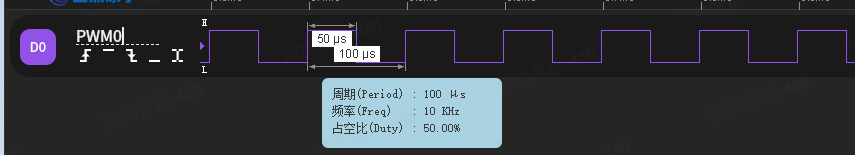
#> input picture examples/peripherals/pwm/PWM.png, 855 x 155 px
$ python -i tool_pixel_art_gen.py   (imports and definitions only)
#> lines starting #> are read from the running program, lines starting #| are printed output that depends on the picture
#!/usr/bin/env python3
# -*- coding: utf-8 -*-
"""
Pixel Art GIF/PNG to C Header Tool
Convert GIF/PNG images to C header files with RGB pixel data structures.
Resamples images to default 32x32 pixels (configurable).
"""

import os
import sys
from PIL import Image, ImageOps, ImageEnhance
import argparse


def sanitize_name(name):
    """Convert filename to valid C identifier"""
    # Replace invalid characters with underscore
    name = ''.join(c if c.isalnum() or c == '_' else '_' for c in name)
    # Ensure it doesn't start with a number
    if name and name[0].isdigit():
        name = '_' + name
    return name


def improved_resize(frame, target_width, target_height, resample_method='auto'):
    """
    Improved resize function with better edge handling and color preservation

    Args:
        frame: PIL Image to resize
        target_width: Target width
        target_height: Target height
        resample_method: Resampling method ('auto', 'box', 'lanczos', 'nearest', 'bicubic')

    Returns:
        Resized PIL Image
    """
    orig_width, orig_height = frame.size

    # Determine if we're upscaling or downscaling
    scale_x = target_width / orig_width
    scale_y = target_height / orig_height
    is_downscale = scale_x < 1.0 or scale_y < 1.0

    # Select resampling method
    if resample_method == 'auto':
        if is_downscale:
            # For downscaling, use BOX (area averaging) which reduces color shifts
            # BOX averages all pixels in the source area, better for pixel art
            resample = Image.Resampling.BOX
        else:
            # For upscaling, use LANCZOS for smooth results
            resample = Image.Resampling.LANCZOS
    elif resample_method == 'box':
        resample = Image.Resampling.BOX
    elif resample_method == 'lanczos':
        resample = Image.Resampling.LANCZOS
    elif resample_method == 'nearest':
        resample = Image.Resampling.NEAREST
    elif resample_method == 'bicubic':
        resample = Image.Resampling.BICUBIC
    else:
        resample = Image.Resampling.BOX

    # For very small downscales, use a two-pass approach to reduce artifacts
    # This helps prevent color bleeding at edges by doing a gradual downscale
    if is_downscale and (scale_x < 0.5 or scale_y < 0.5):
        # First pass: resize to intermediate size (2x target) to reduce color bleeding
        intermediate_w = max(target_width * 2, orig_width // 2)
        intermediate_h = max(target_height * 2, orig_height // 2)
        intermediate = frame.resize((intermediate_w, intermediate_h), Image.Resampling.BOX)
        # Second pass: final resize to target
        result = intermediate.resize((target_width, target_height), Image.Resampling.BOX)
    else:
        # Single pass resize
        result = frame.resize((target_width, target_height), resample)

    return result


def generate_c_header(image_path, output_header_path, output_image_path, width=32, height=32, resample_method='auto', invert=False, contrast=1.0, frame_reduction=0.0):
    """
    Convert image to C header file with RGB pixel data structures

    Args:
        image_path: Input image path (GIF or PNG)
        output_header_path: Output C header file path
        output_image_path: Output resampled image path
        width: Target width (default 32)
        height: Target height (default 32)
        resample_method: Resampling method ('auto', 'box', 'lanczos', 'nearest', 'bicubic')
        invert: Whether to invert colors before conversion (default False)
        contrast: Contrast factor (0.0 = no contrast, 1.0 = normal, 2.0 = high contrast, default 1.0)
        frame_reduction: Frame reduction percentage for animated GIFs (0.0 = keep all, 0.5 = keep 50%, 0.75 = keep 25%, default 0.0)
    """
#> called with output_header_path = 'out.png', output_image_path = 'out1.png', width = 32, height = 32, resample_method = 'auto', invert = False, contrast = 1, frame_reduction = 0
    try:
        # Open image
        img = Image.open(image_path)
#> img is the input picture: PIL image 855x155 RGBA; mean R, G, B, A 50.5, 53.3, 57.9, 255

        # Get base name for C identifiers
        base_name = os.path.splitext(os.path.basename(image_path))[0]
        var_name = sanitize_name(base_name)

        # Check if it's an animated GIF
        is_animated = getattr(img, 'is_animated', False)
#> is_animated = False
        frames = []
        original_frame_count = 0

        if is_animated:
            # Process frames (with optional reduction)
            frame_count = img.n_frames
            original_frame_count = frame_count

            # Calculate which frames to keep based on reduction percentage
            if frame_reduction > 0.0 and frame_reduction < 1.0:
                keep_percentage = 1.0 - frame_reduction
                frames_to_keep = max(1, int(frame_count * keep_percentage))
                # Evenly sample frames across the animation
                if frames_to_keep < frame_count:
                    step = frame_count / frames_to_keep
                    frame_indices = [int(i * step) for i in range(frames_to_keep)]
                    # Ensure we always include the last frame
                    if frame_indices[-1] != frame_count - 1:
                        frame_indices[-1] = frame_count - 1
                else:
                    frame_indices = list(range(frame_count))
            else:
                frame_indices = list(range(frame_count))

            for frame_idx in frame_indices:
                img.seek(frame_idx)
                # Convert to RGB (handles transparency properly)
                if img.mode in ('RGBA', 'LA', 'P'):
                    # Handle transparency: convert to RGB with white background
                    background = Image.new('RGB', img.size, (255, 255, 255))
                    if img.mode == 'P':
                        frame = img.convert('RGBA')
                    else:
                        frame = img
                    if frame.mode == 'RGBA':
                        background.paste(frame, mask=frame.split()[-1])  # Use alpha channel as mask
                        frame = background
                    else:
                        frame = frame.convert('RGB')
                else:
                    frame = img.convert('RGB')
                # Invert colors if requested (before contrast/resizing)
                if invert:
                    frame = ImageOps.invert(frame.convert('RGB'))
                # Apply contrast adjustment if not 1.0 (before resizing)
                if contrast != 1.0:
                    enhancer = ImageEnhance.Contrast(frame)
                    frame = enhancer.enhance(contrast)
                # Use improved resize with better edge handling
                frame = improved_resize(frame, width, height, resample_method)
                frames.append(frame)
        else:
            # Single frame
            # Convert to RGB (handles transparency properly)
            if img.mode in ('RGBA', 'LA', 'P'):
                # Handle transparency: convert to RGB with white background
                background = Image.new('RGB', img.size, (255, 255, 255))
#> background: PIL image 855x155 RGB; every value is 255
                if img.mode == 'P':
                    frame = img.convert('RGBA')
                else:
                    frame = img
                if frame.mode == 'RGBA':
                    background.paste(frame, mask=frame.split()[-1])  # Use alpha channel as mask
                    frame = background
                else:
                    frame = frame.convert('RGB')
            else:
                frame = img.convert('RGB')
            # Invert colors if requested (before contrast/resizing)
            if invert:
                frame = ImageOps.invert(frame.convert('RGB'))
            # Apply contrast adjustment if not 1.0 (before resizing)
            if contrast != 1.0:
                enhancer = ImageEnhance.Contrast(frame)
                frame = enhancer.enhance(contrast)
            # Use improved resize with better edge handling
            frame = improved_resize(frame, width, height, resample_method)
#> in improved_resize, `intermediate = frame.resize((intermediate_w, intermediate_h), Image.Re..`:
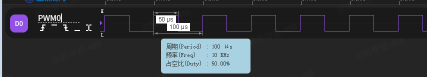
#> intermediate: PIL image 427x77 RGB; mean R, G, B 50.6, 53.3, 57.9
#> in improved_resize, `result = intermediate.resize((target_width, target_height), Image.Resa..`:
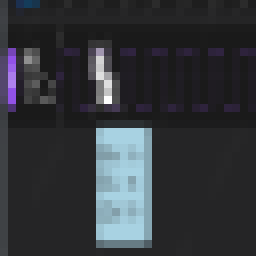
#> result: PIL image 32x32 RGB (shown 8 times larger); mean R, G, B 50.6, 53.5, 57.9
            frames.append(frame)

        # Save resampled image(s)
        if is_animated:
            # Save as animated GIF
            frames[0].save(
                output_image_path,
                save_all=True,
                append_images=frames[1:],
                duration=img.info.get('duration', 100),
                loop=img.info.get('loop', 0)
            )
        else:
            # Save as PNG
            output_image_path = output_image_path.replace('.gif', '.png')
            frames[0].save(output_image_path)

        # Generate C header file
        header_guard = f"__{var_name.upper()}_H__"

        c_code = f"""/**
 * @file {os.path.basename(output_header_path)}
 * @brief Pixel art data for {base_name}
 * @note Generated from {os.path.basename(image_path)}
 * @note Image size: {width}x{height} pixels
 */

#ifndef {header_guard}
#define {header_guard}

#include "../pixel_art_types.h"

#ifdef __cplusplus
extern "C" {{
#endif

"""

        # Generate pixel data for each frame
        if is_animated:
            c_code += f"#define {var_name.upper()}_FRAME_COUNT {len(frames)}\n\n"

            # Generate data for each frame
            for frame_idx, frame in enumerate(frames):
                pixels = list(frame.getdata())
                array_name = f"{var_name}_frame_{frame_idx}_data"

                c_code += f"// Frame {frame_idx} pixel data\n"
                c_code += f"static const pixel_rgb_t {array_name}[{width * height}] = {{\n"

                # Format pixels: 5 pixels per line (matching reference format)
                for i in range(0, len(pixels), 5):
                    line_pixels = pixels[i:i+5]
                    pixel_strs = [f"{{0x{r:02X}, 0x{g:02X}, 0x{b:02X}}}" for r, g, b in line_pixels]
                    c_code += "    " + ", ".join(pixel_strs)
                    if i + 5 < len(pixels):
                        c_code += ","
                    c_code += "\n"

                c_code += "};\n\n"

            # Generate frame array
            c_code += f"// Frame array\n"
            c_code += f"static const pixel_frame_t {var_name}_frames[{var_name.upper()}_FRAME_COUNT] = {{\n"
            for frame_idx in range(len(frames)):
                c_code += f"    {{{var_name}_frame_{frame_idx}_data, {width}, {height}}},\n"
            c_code += "};\n\n"

            # Generate convenience structure
            c_code += f"""/**
 * @brief Pixel art data for {base_name}
 */
const pixel_art_t {var_name} = {{
    .frames = {var_name}_frames, .frame_count = {var_name.upper()}_FRAME_COUNT, .width = {width}, .height = {height}}};

"""
        else:
            # Single frame
            pixels = list(frames[0].getdata())
#> pixels = 1024 items, first 6: (57, 59, 62), (31, 33, 38), (28, 48, 80), (20, 60, 90), (24, 53, 77), (33, 33, 33)
            array_name = f"{var_name}_pixels"

            c_code += f"// Pixel data array\n"
            c_code += f"static const pixel_rgb_t {array_name}[{width * height}] = {{\n"

            # Format pixels: 5 pixels per line (matching reference format)
            for i in range(0, len(pixels), 5):
                line_pixels = pixels[i:i+5]
                pixel_strs = [f"{{0x{r:02X}, 0x{g:02X}, 0x{b:02X}}}" for r, g, b in line_pixels]
                c_code += "    " + ", ".join(pixel_strs)
                if i + 5 < len(pixels):
                    c_code += ","
                c_code += "\n"
#> this loop made 205 passes
#> i on passes 2 to 4: 5, 10, 15

            c_code += "};\n\n"

            # Generate convenience structure
            c_code += f"""/**
 * @brief Pixel art frame for {base_name}
 */
const pixel_frame_t {var_name} = {{
    .pixels = {array_name},
    .width = {width},
    .height = {height}
}};

"""

        c_code += """#ifdef __cplusplus
}
#endif

#endif /* """ + header_guard + """ */
"""

        # Write header file
        with open(output_header_path, 'w', encoding='utf-8') as f:
            f.write(c_code)

        print(f"✓ Converted: {os.path.basename(image_path)}")
        print(f"  → Header: {os.path.basename(output_header_path)}")
        print(f"  → Image: {os.path.basename(output_image_path)}")
        print(f"  → Size: {width}x{height} pixels")
        if is_animated:
            print(f"  → Frames: {len(frames)} (original: {original_frame_count})")
            if frame_reduction > 0.0:
                reduction_pct = frame_reduction * 100
                print(f"  → Frame reduction: {reduction_pct:.1f}%")

        return True

    except Exception as e:
        print(f"✗ Error converting {image_path}: {e}")
        import traceback
        traceback.print_exc()
        return False


# [137 lines left out: function main, not called in this run]


# [2 lines not run here, left out]

>>> result = generate_c_header('../../../../examples/peripherals/pwm/PWM.png', 'out.png', 'out1.png')
